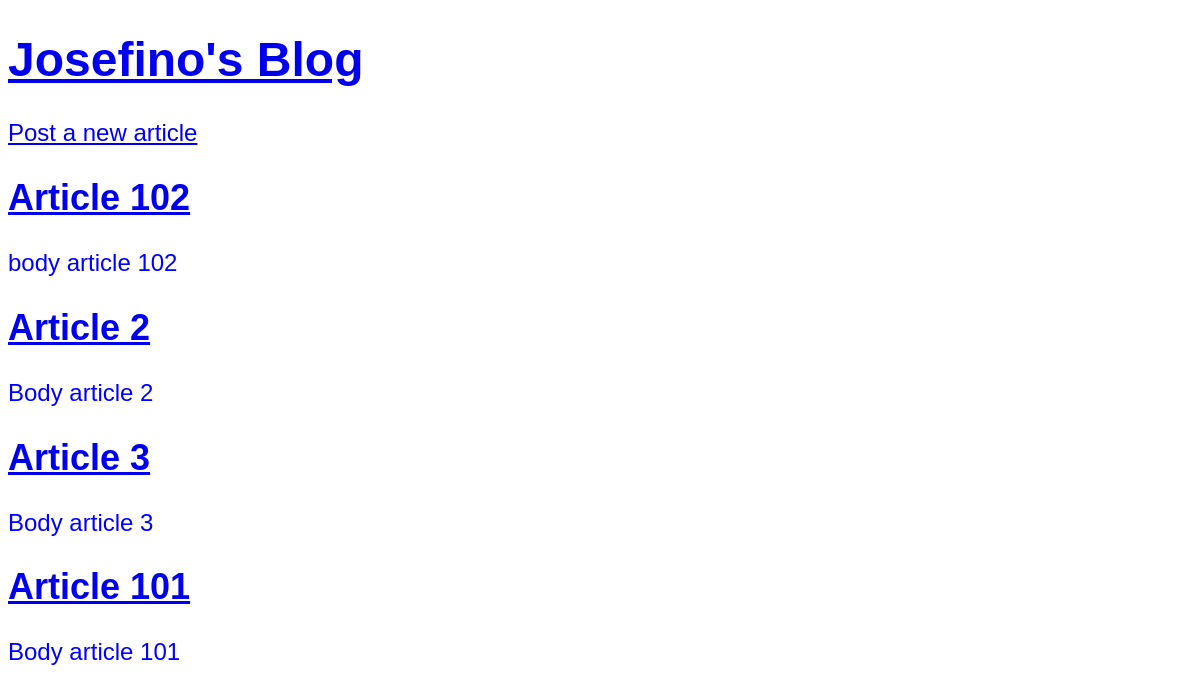
Before: / with the older database file.
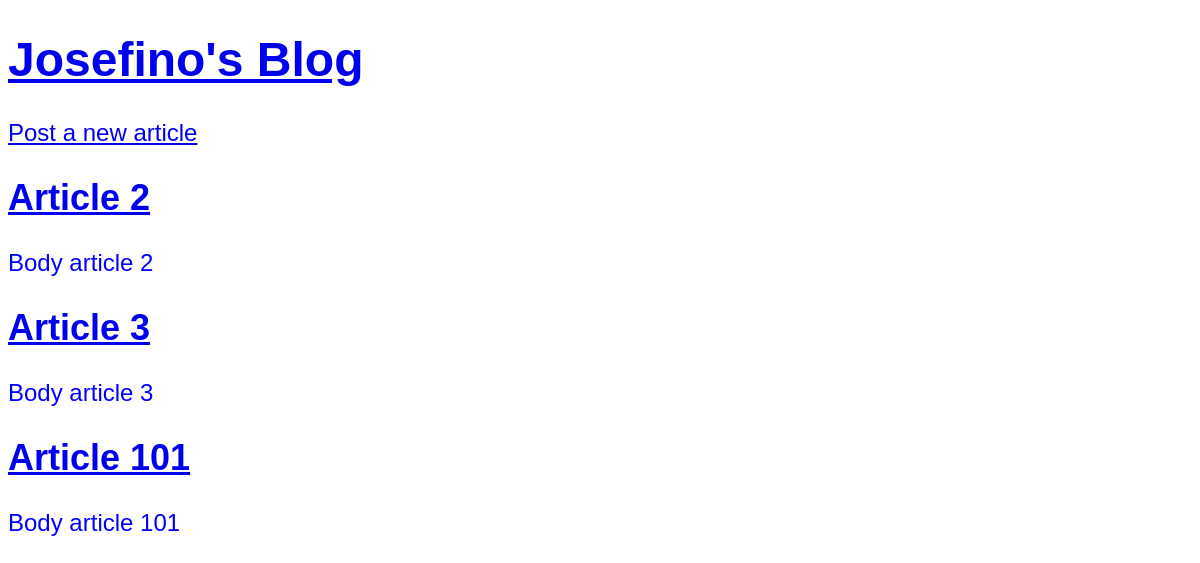
After: the same page with the newer database file.
### blogs/models.py (models this page shows, shortened)
class Article(models.Model):
    title = models.CharField(max_length=200)
    author = models.ForeignKey(
        "auth.User",
        on_delete=models.CASCADE,
    )
    body = models.TextField()

### blogs/views.py (the view)
# urls.py: path("", ArticleListView.as_view(), name="home"),
class ArticleListView(ListView):
    model = Article
    template_name = "home.html"

### templates/home.html
{% extends "base.html" %}
{% block content %}
    {% for item in article_list %}
        <h2>
            <a href="{% url 'post_detail' item.pk %}">{{ item.title }}</a>
        </h2>
        <p>
            {{ item.body }}
        </p>
    {% endfor %}
{% endblock content %}

### templates/base.html (shortened to what this page needs)
{% load static %}
<!DOCTYPE html>
<html lang="en">
<head>
    <link rel="stylesheet" href="{% static 'css/style.css' %}">
</head>
<body>
    <header>
        <a href="{% url 'home' %}">
            <h1>Josefino's Blog</h1>
        </a>
        <a href="{% url 'article_new' %}">Post a new article</a>
    </header>
    <section>
        {% block content %}
        {% endblock content %}
    </section>
</body>
</html>

### static/css/style.css (style rules this page uses)
body { align-items: center; font-size: 24px; color: blue; font-family: 'Lucida Sans', 'Lucida Sans Regular', 'Lucida Grande', 'Lucida Sans Unicode', Geneva, Verdana, sans-serif; }

Changed rows visible on the page:
removed Article: title "Article 102", body "body article 102"
